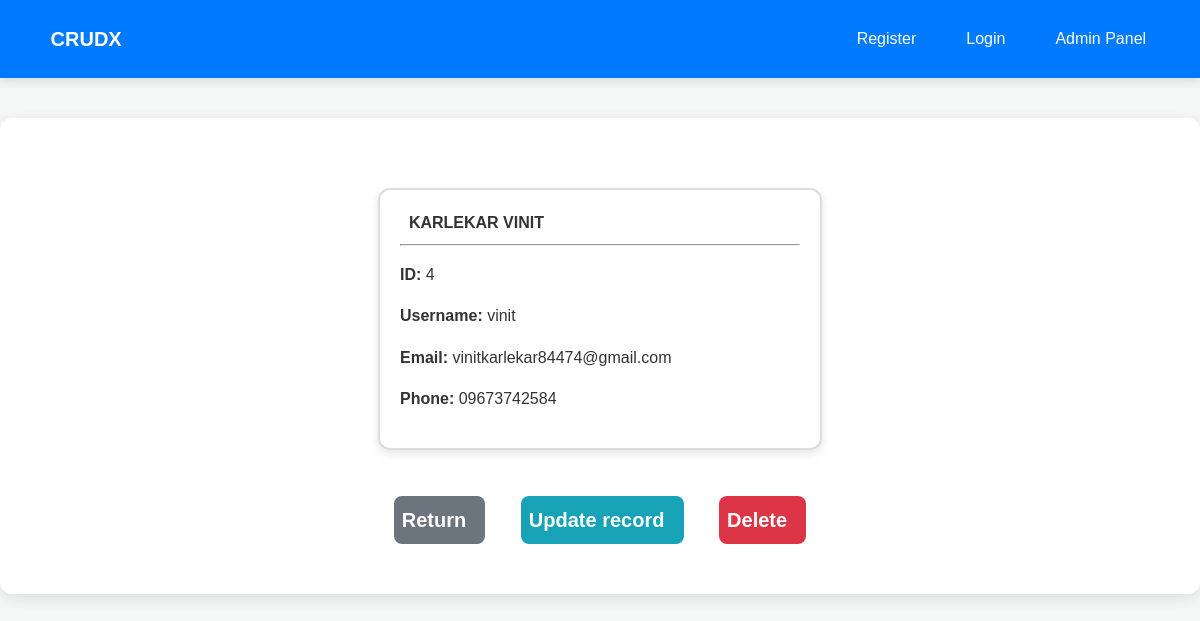
The page /view-record/4/ on the database its author committed.
### webapp/models.py (models this page shows, shortened)
class Record(models.Model):
    user = models.ForeignKey(User, on_delete=models.CASCADE, null=True, blank=True)
    first_name = models.CharField(max_length=100)
    last_name = models.CharField(max_length=100)
    email = models.CharField(max_length=255)
    phone = models.CharField(max_length=20)

### webapp/views.py (the view)
# urls.py: path('view-record/<int:pk>/', views.view_record, name='view-record'),
def view_record(request, pk):
    record = get_object_or_404(Record, id=pk)
    return render(request, 'webapp/view-record.html', {'record': record})

### webapp/templates/webapp/view-record.html (shortened to what this page needs)
{% extends 'webapp/base.html' %}
{% block content %}
    <div class="card">
        <div class="card-body">
            <strong>
                {{ record.last_name|upper }}
                {{ record.first_name }}
            </strong>
            <hr>
            <p> <strong> ID: </strong> {{ record.id }} </p>
            <p> <strong> Username: </strong> {{ record.user.username }} </p>
            <p> <strong> Email: </strong> {{ record.email }} </p>
            <p> <strong> Phone: </strong> {{ record.phone }} </p>
        </div>
    </div>
    <br>
    <div class="button-container">
        <a href="{% url 'dashboard' %}" class="btn btn-secondary">
            Return &nbsp;
        </a>
        <a href="{% url 'update-record' record.id %}" class="btn btn-info">
            Update record &nbsp;
        </a>
        <a href="{% url 'delete-record' record.id %}" class="btn btn-danger">
            Delete &nbsp;
        </a>
    </div>
{% endblock %}

### static/css/style.css (style rules this page uses)
body { font-family: 'Arial', sans-serif; background-color: #f4f7f6; color: #333; margin: 0; padding: 0; box-sizing: border-box; line-height: 1.6; }
a { color: #1e88e5; text-decoration: none; transition: color 0.3s ease; }
.btn { padding: 8px 8px; border-radius: 8px; cursor: pointer; font-weight: bold; transition: background-color 0.3s ease, transform 0.2s ease; border: none; text-align: center; display: inline-block; font-size: 20px; }
.button-container { display: flex; justify-content: center; align-items: center; gap: 15px; font-size: 20px; }
.btn-secondary { background-color: #6c757d; color: #ffffff; font-size: 20px; }
.btn-info { background-color: #17a2b8; color: #ffffff; font-size: 20px; }
.btn-danger { background-color: #dc3545; color: #ffffff; font-size: 20px; }
.card { background-color: #fff; border: 2px solid #ddd; border-radius: 12px; padding: 20px; box-shadow: 0 4px 10px rgba(0, 0, 0, 0.1); max-width: 400px; margin: 20px auto; }
.card-body { color: #333; line-height: 1.6; }

### rows shown on the page
Record: last_name "KARLEKAR", first_name "VINIT", id "4", user.username "vinit", email "vinitkarlekar84474@gmail.com", phone "09673742584"
